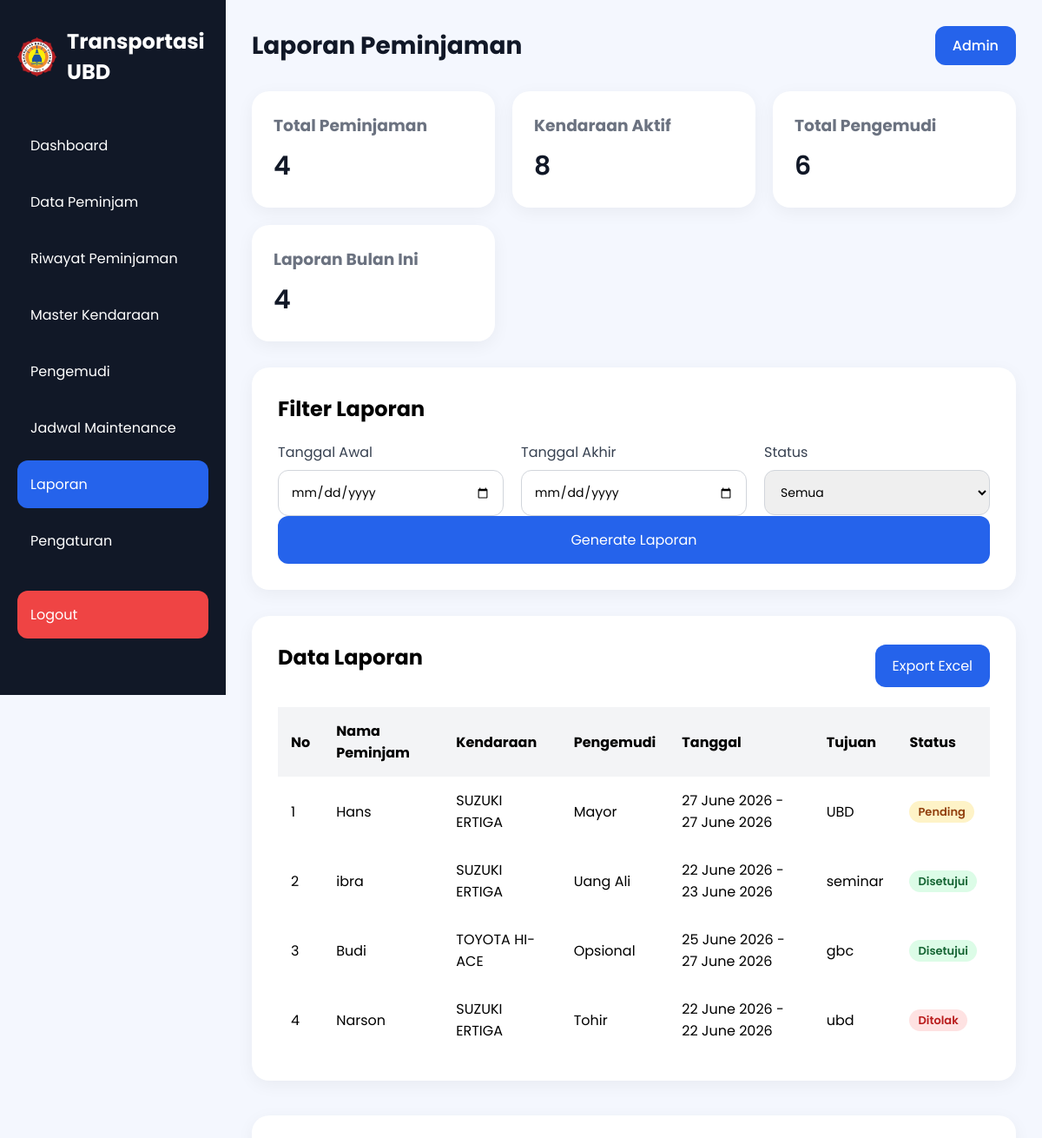
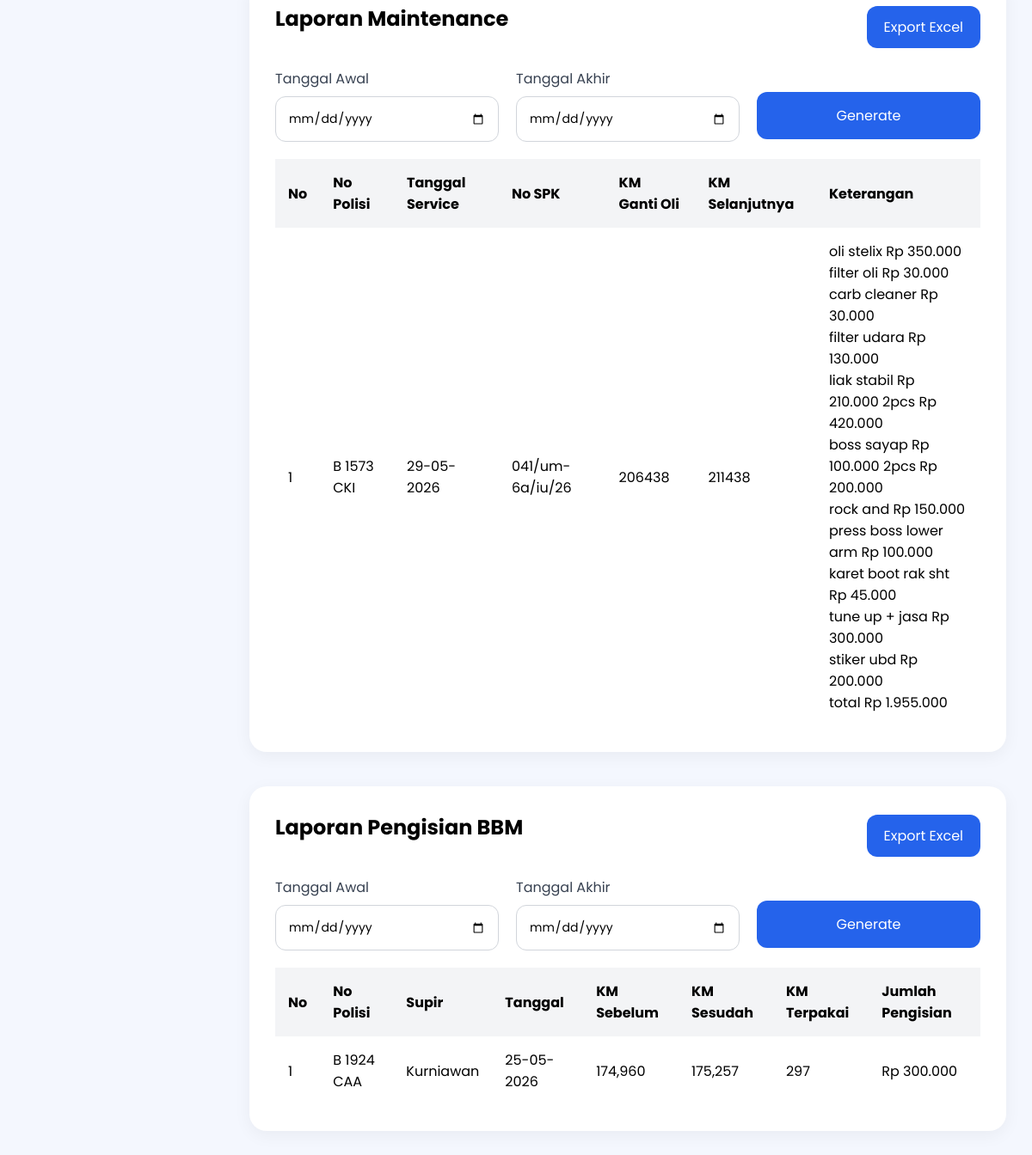
Screenshot of /laporan.php (signed in) with the database file from the repository (2 pictures, top to bottom).
### tables this page shows
CREATE TABLE `riwayat` (
  `id` int(11) NOT NULL,
  `nama_peminjam` varchar(100) NOT NULL,
  `kendaraan` varchar(100) NOT NULL,
  `pengemudi` varchar(100) NOT NULL,
  `tanggal_pinjam` date NOT NULL,
  `jam_berangkat` time NOT NULL,
  `tanggal_kembali` date NOT NULL,
  `jam_kembali` time NOT NULL,
  `keperluan` text NOT NULL,
  `tujuan` text NOT NULL,
  `status` enum('disetujui','pending','ditolak') DEFAULT 'pending',
  `file_pdf` varchar(255) DEFAULT NULL,
  `created_at` timestamp NOT NULL DEFAULT current_timestamp()
);

CREATE TABLE `kendaraan` (
  `id_kendaraan` int(11) NOT NULL,
  `merk_jenis` varchar(100) NOT NULL,
  `tahun` int(11) NOT NULL,
  `no_polisi` varchar(15) NOT NULL,
  `tgl_pajak_stnk` varchar(30) DEFAULT NULL,
  `jenis` enum('Mobil','Motor') NOT NULL,
  `status` varchar(20) NOT NULL DEFAULT 'siap'
);

CREATE TABLE `jadwal_ganti_oli_kendaraan_operasional` (
  `id` int(11) NOT NULL,
  `id_kendaraan` int(11) NOT NULL,
  `no_polisi` varchar(20) NOT NULL,
  `tanggal_service` date DEFAULT NULL,
  `tanggal_spk` date DEFAULT NULL,
  `no_spk` varchar(50) DEFAULT NULL,
  `tanggal_lpj` date DEFAULT NULL,
  `no_lpj` varchar(50) DEFAULT NULL,
  `km_ganti_oli` int(11) NOT NULL,
  `km_ganti_oli_selanjutnya` int(11) NOT NULL,
  `keterangan` text DEFAULT NULL,
  `status` varchar(20) NOT NULL DEFAULT 'Proses'
);

CREATE TABLE `pengisian_bbm` (
  `id` int(11) NOT NULL,
  `id_kendaraan` int(11) NOT NULL,
  `id_supir` int(11) NOT NULL,
  `tanggal_pengisian` date NOT NULL,
  `km_sebelum` int(11) NOT NULL,
  `km_sesudah` int(11) NOT NULL,
  `km_terpakai` int(11) NOT NULL,
  `jumlah_pengisian` decimal(12,2) NOT NULL
);

CREATE TABLE `supir` (
  `id` int(11) NOT NULL,
  `nama_supir` varchar(100) DEFAULT NULL,
  `no_polisi` varchar(15) DEFAULT NULL
);

### laporan.php (the view, shortened to what this page needs)
<?php
require_once "config/koneksi.php";
$qTotalPeminjaman = mysqli_query($conn,"
SELECT COUNT(*) AS total
FROM riwayat
");
$totalPeminjaman = mysqli_fetch_assoc($qTotalPeminjaman);
$qKendaraanAktif = mysqli_query($conn,"
SELECT COUNT(*) AS total
FROM kendaraan
");
$kendaraanAktif = mysqli_fetch_assoc($qKendaraanAktif);
$qTotalPengemudi = mysqli_query($conn,"
SELECT COUNT(*) AS total
FROM supir
");
$totalPengemudi = mysqli_fetch_assoc($qTotalPengemudi);
$qLaporanBulan = mysqli_query($conn,"
SELECT COUNT(*) AS total
FROM riwayat
WHERE MONTH(tanggal_pinjam)=MONTH(CURDATE())
AND YEAR(tanggal_pinjam)=YEAR(CURDATE())
");
$laporanBulan = mysqli_fetch_assoc($qLaporanBulan);
$queryLaporan = mysqli_query($conn,"
    SELECT
        r.*,
        k.merk_jenis
    FROM riwayat r
    LEFT JOIN kendaraan k
        ON r.kendaraan = k.no_polisi
    ORDER BY r.id DESC
");
$queryGantiOli = mysqli_query($conn, "
    SELECT *
    FROM jadwal_ganti_oli_kendaraan_operasional
    ORDER BY tanggal_service DESC
");
$queryBBM = mysqli_query($conn,"
    SELECT
        p.*,
        k.no_polisi,
        s.nama_supir
    FROM pengisian_bbm p
    LEFT JOIN kendaraan k
        ON p.id_kendaraan = k.id_kendaraan
    LEFT JOIN supir s
        ON p.id_supir = s.id
    ORDER BY p.tanggal_pengisian DESC
");
?>
<!DOCTYPE html>
<html lang="id">
<head>
    <link rel="stylesheet" href="style.css">
</head>
<body>
<div class="container">
    <div class="sidebar">
        <div class="logo">
    <img
        src="logo ubd.png"
        alt="Logo UBD"
        class="logo-img"
    >
    <h2>Transportasi UBD</h2>
</div>
        <ul class="menu">
            <li>
                <a href="index.php">Dashboard</a>
            </li>
            <li>
                <a href="data-peminjam.php">Data Peminjam</a>
            </li>
            <li>
                <a href="riwayat.php">Riwayat Peminjaman</a>
            </li>
            <li>
                <a href="kendaraan.php">Master Kendaraan</a>
            </li>
            <li>
                <a href="pengemudi.php">Pengemudi</a>
            </li>
            <li>
                <a href="jadwal.php">Jadwal Maintenance</a>
            </li>
            <li class="active">
                <a href="laporan.php">Laporan</a>
            </li>
            <li>
                <a href="pengaturan.php">Pengaturan</a>
            </li>
            <li class="logout-menu">
                <a href="proses/logout.php">Logout</a>
            </li>
        </ul>
    </div>
    <div class="main-content">
        <div class="navbar">
            <h1>Laporan Peminjaman</h1>
            <div class="profile">
                <a href="LOGIN.php">Admin</a>
            </div>
        </div>
        <div class="cards">
            <div class="card">
                <h3>Total Peminjaman</h3>
                <p><?= $totalPeminjaman['total']; ?></p>
            </div>
            <div class="card">
                <h3>Kendaraan Aktif</h3>
                <p><?= $kendaraanAktif['total']; ?></p>
            </div>
            <div class="card">
                <h3>Total Pengemudi</h3>
                <p><?= $totalPengemudi['total']; ?></p>
            </div>
            <div class="card">
                <h3>Laporan Bulan Ini</h3>
                <p><?= $laporanBulan['total']; ?></p>
            </div>
        </div>
        <div class="form-container">
            <h2>Filter Laporan</h2>
            <div class="row">
                <div class="input-group">
                    <label>Tanggal Awal</label>
                    <input type="date" id="tglAwal">
                </div>
                <div class="input-group">
                    <label>Tanggal Akhir</label>
                    <input type="date" id="tglAkhir">
                </div>
                <div class="input-group">
                    <label>Status</label>
                    <select id="statusFilter">
                        <option>Semua</option>
                    </select>
                </div>
            </div>
            <button type="button" id="btnGenerate" class="btn-1">
                Generate Laporan
            </button>
        </div>
        <div class="table-container">
            <div style="
                display:flex;
                justify-content:space-between;
                align-items:center;
                margin-bottom:20px;
            ">
                <h2>Data Laporan</h2>
                <button
                    id="btnExportExcel"
                    style="
                        width:auto;
                        padding:12px 20px;"
                    class="btn-1"
                >
                    Export Excel
                </button>
            </div>
            <table>
                <thead>
                    <tr>
                        <th>No</th>
                        <th>Nama Peminjam</th>
                        <th>Kendaraan</th>
                        <th>Pengemudi</th>
                        <th>Tanggal</th>
                        <th>Tujuan</th>
                        <th>Status</th>
                    </tr>
                </thead>
                <tbody id="dataLaporan">
                    <?php
                    $no = 1;
                    while ($r = mysqli_fetch_assoc($queryLaporan)) :
                    ?>
                    <tr>
                        <td><?= $no++; ?></td>
                        <td><?= $r['nama_peminjam']; ?></td>
                        <td><?= $r['merk_jenis']; ?></td>
                        <td><?= $r['pengemudi']; ?></td>
                        <td
                            data-pinjam="<?= $r['tanggal_pinjam']; ?>"
                            data-kembali="<?= $r['tanggal_kembali']; ?>"
                        >
                            <?= date('d F Y', strtotime($r['tanggal_pinjam'])); ?>
                            -
                            <?= date('d F Y', strtotime($r['tanggal_kembali'])); ?>
                        </td>
                        <td><?= $r['tujuan']; ?></td>
                        <td>
                            <?php if($r['status'] == 'disetujui'): ?>
                                <span class="badge success">
                                    Disetujui
                                </span>
                            <?php elseif($r['status'] == 'pending'): ?>
                                <span class="badge pending">
                                    Pending
                                </span>
                            <?php else: ?>
                                <span class="badge maintenance">
                                    Ditolak
                                </span>
                            <?php endif; ?>
                        </td>
                    </tr>
                    <?php endwhile; ?>
                </tbody>
            </table>
        </div>
        <div class="table-container" style="margin-top:40px;">
            <div style="
                display:flex;
                justify-content:space-between;
                align-items:center;
                margin-bottom:20px;
            ">
                <h2>Laporan Maintenance</h2>
                <button
                    id="btnExportMaintenance"
                    class="btn-1"
                    style="width:auto;padding:12px 20px;">
                    Export Excel
                </button>
            </div>
            <div class="row" style="margin-bottom:20px;">
                <div class="input-group">
                    <label>Tanggal Awal</label>
                    <input type="date" id="tglOliAwal">
                </div>
                <div class="input-group">
                    <label>Tanggal Akhir</label>
                    <input type="date" id="tglOliAkhir">
                </div>
                <div class="input-group">
                    <button type="button"
                            id="filterOli"
                            class="btn-1"
                            style="margin-top:28px;">
                        Generate
                    </button>
                </div>
            </div>
            <table>
                <thead>
                    <tr>
                        <th>No</th>
                        <th>No Polisi</th>
                        <th>Tanggal Service</th>
                        <th>No SPK</th>
                        <th>KM Ganti Oli</th>
                        <th>KM Selanjutnya</th>
                        <th>Keterangan</th>
                    </tr>
                </thead>
                <tbody id="dataGantiOli">
                    <?php
                    $no = 1;
                    while($oli = mysqli_fetch_assoc($queryGantiOli)) :
                    ?>
                    <tr>
                        <td><?= $no++; ?></td>
                        <td><?= $oli['no_polisi']; ?></td>
                        <td
                            data-tanggal="<?= $oli['tanggal_service']; ?>">
                            <?= date('d-m-Y', strtotime($oli['tanggal_service'])); ?>
                        </td>
                        <td><?= $oli['no_spk']; ?></td>
                        <td><?= $oli['km_ganti_oli']; ?></td>
                        <td><?= $oli['km_ganti_oli_selanjutnya']; ?></td>
                        <td class="keterangan-maintenance" style="max-width:300px; white-space:normal;"><?= nl2br(htmlspecialchars($oli['keterangan'])); ?></td>
                    </tr>
                    <?php endwhile; ?>
                </tbody>
            </table>
        </div>
        <div class="table-container" style="margin-top:40px;">
            <div style="
                display:flex;
                justify-content:space-between;
                align-items:center;
                margin-bottom:20px;
            ">
                <h2>Laporan Pengisian BBM</h2>
                <button
                    id="btnExportBBM"
                    class="btn-1"
                    style="width:auto;padding:12px 20px;">
                    Export Excel
                </button>
            </div>
            <div class="row" style="margin-bottom:20px;">
                <div class="input-group">
                    <label>Tanggal Awal</label>
                    <input type="date" id="tglBBMAwal">
                </div>
                <div class="input-group">
                    <label>Tanggal Akhir</label>
                    <input type="date" id="tglBBMAkhir">
                </div>
                <div class="input-group">
                    <button type="button"
                            id="filterBBM"
                            class="btn-1"
                            style="margin-top:28px;">
                        Generate
                    </button>
                </div>
            </div>
            <table>
                <thead>
                    <tr>
                        <th>No</th>
                        <th>No Polisi</th>
                        <th>Supir</th>
                        <th>Tanggal</th>
                        <th>KM Sebelum</th>
                        <th>KM Sesudah</th>
                        <th>KM Terpakai</th>
                        <th>Jumlah Pengisian</th>
                    </tr>
                </thead>
                <tbody id="dataBBM">
                    <?php
                    $no = 1;
                    while($bbm = mysqli_fetch_assoc($queryBBM)) :
                    ?>
                    <tr>
                        <td><?= $no++; ?></td>
                        <td><?= $bbm['no_polisi']; ?></td>
                        <td><?= $bbm['nama_supir']; ?></td>
                        <td data-tanggal="<?= $bbm['tanggal_pengisian']; ?>">
                            <?= date('d-m-Y', strtotime($bbm['tanggal_pengisian'])); ?>
                        </td>
                        <td><?= number_format($bbm['km_sebelum']); ?></td>
                        <td><?= number_format($bbm['km_sesudah']); ?></td>
                        <td><?= number_format($bbm['km_terpakai']); ?></td>
                        <td>Rp <?= number_format($bbm['jumlah_pengisian'],0,',','.'); ?></td>
                    </tr>
                    <?php endwhile; ?>
                </tbody>
            </table>
        </div>
    </div>
</div>
</body>
</html>

### rows the page displays
riwayat: nama_peminjam "Hans", kendaraan.merk_jenis "SUZUKI ERTIGA", pengemudi "Mayor", tanggal_pinjam "27 June 2026", tanggal_kembali "27 June 2026", tujuan "UBD", status "Pending"
riwayat: nama_peminjam "ibra", kendaraan.merk_jenis "SUZUKI ERTIGA", pengemudi "Uang Ali", tanggal_pinjam "22 June 2026", tanggal_kembali "23 June 2026", tujuan "seminar", status "Disetujui"
riwayat: nama_peminjam "Budi", kendaraan.merk_jenis "TOYOTA HI-ACE", pengemudi "Opsional", tanggal_pinjam "25 June 2026", tanggal_kembali "27 June 2026", tujuan "gbc", status "Disetujui"
riwayat: nama_peminjam "Narson", kendaraan.merk_jenis "SUZUKI ERTIGA", pengemudi "Tohir", tanggal_pinjam "22 June 2026", tanggal_kembali "22 June 2026", tujuan "ubd", status "Ditolak"
jadwal_ganti_oli_kendaraan_operasional: no_polisi "B 1573 CKI", tanggal_service "29-05-2026", no_spk "041/um-6a/iu/26", km_ganti_oli "206438", km_ganti_oli_selanjutnya "211438", keterangan "oli stelix Rp 350.000 filter oli Rp 30.000 carb cleaner Rp 30.000 filter udara Rp 130.000 liak stabil Rp 210.000 2pcs Rp 420.000 boss sayap Rp 100.000 2pcs Rp 200.000 rock and Rp 150.000 press boss lower arm Rp 100.000 karet boot rak sht Rp 45.000 tune up + jasa Rp 300.000 stiker ubd Rp 200.000 total Rp 1.955.000"
pengisian_bbm: id_kendaraan.no_polisi "B 1924 CAA", id_supir.nama_supir "Kurniawan", tanggal_pengisian "25-05-2026", km_sebelum "174,960", km_sesudah "175,257", km_terpakai "297", jumlah_pengisian "300.000"

### other values shown
$totalPeminjaman['total'] "4"
$kendaraanAktif['total'] "8"
$totalPengemudi['total'] "6"
$laporanBulan['total'] "4"
